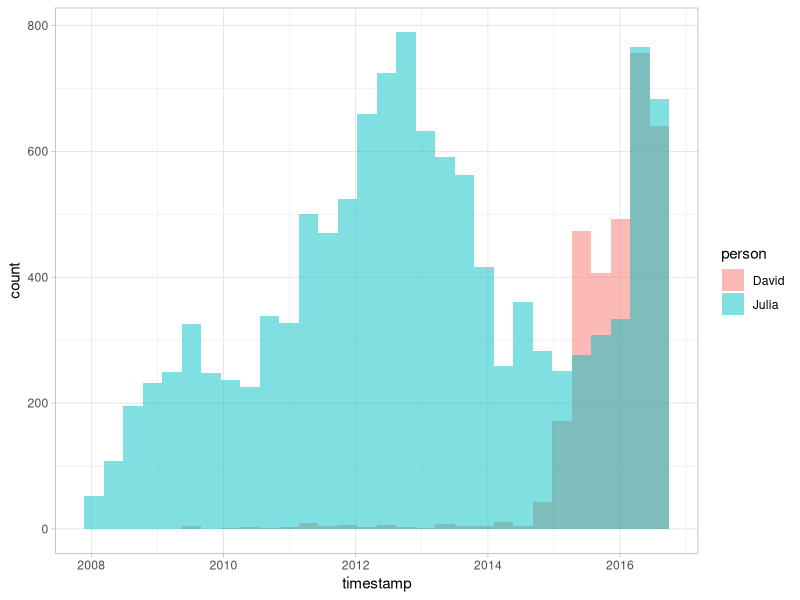
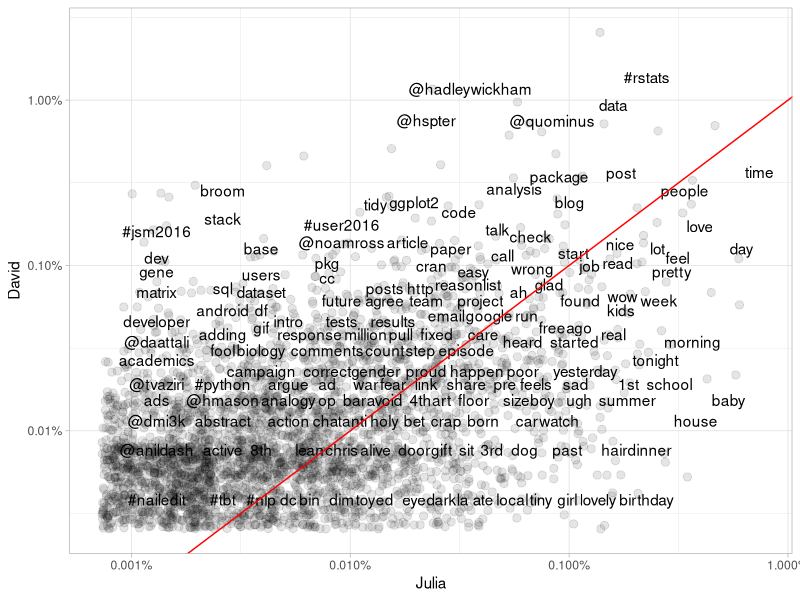
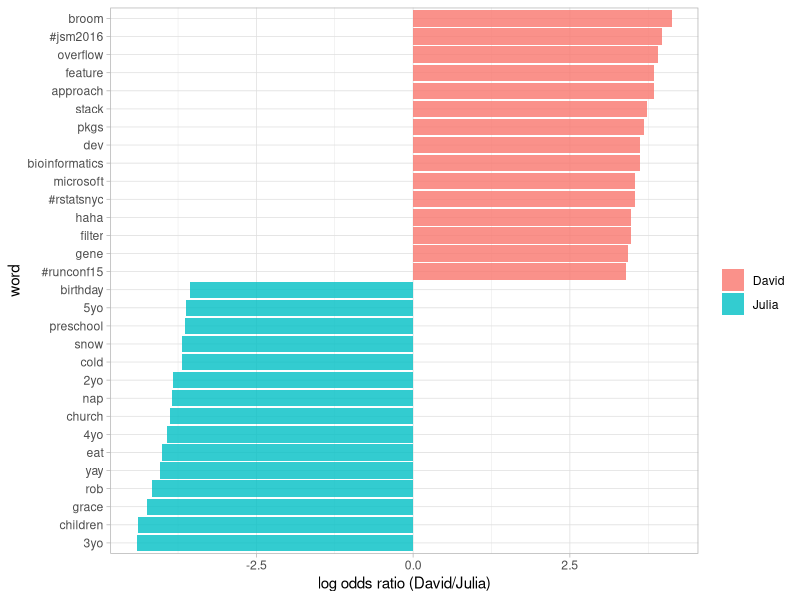

Write the R code that produced these figures, in order.
## ---- chunk 1
library(knitr)
opts_chunk$set(message = FALSE, warning = FALSE, cache = TRUE)
options(width = 100, dplyr.width = 100)
library(ggplot2)
theme_set(theme_light())
## ---- chunk 2
library(lubridate)
library(ggplot2)
library(dplyr)

tweets_julia <- read.csv("data/tweets_julia.csv", stringsAsFactors = FALSE)
tweets_dave <- read.csv("data/tweets_dave.csv", stringsAsFactors = FALSE)
# take out the timezone thing if we don't do anything with times of day
tweets_julia$timestamp <- with_tz(ymd_hms(tweets_julia$timestamp), 
                                  "America/Denver")
tweets_dave$timestamp <- with_tz(ymd_hms(tweets_dave$timestamp), 
                                 "America/New_York")
tweets <- bind_rows(tweets_julia %>% 
                      mutate(person = "Julia"),
                    tweets_dave %>% 
                      mutate(person = "David"))

ggplot(tweets, aes(x = timestamp, fill = person)) +
  geom_histogram(alpha = 0.5, position = "identity")
## ---- chunk 3
library(tidytext)
library(stringr)

reg <- "([^A-Za-z_\\d#@']|'(?![A-Za-z_\\d#@]))"
tidy_tweets <- tweets %>% 
  mutate(text = str_replace_all(text, "https://t.co/[A-Za-z\\d]+|http://[A-Za-z\\d]+|&amp;|&lt;|&gt;|RT", "")) %>%
  unnest_tokens(word, text, token = "regex", pattern = reg) %>%
  filter(!word %in% stop_words$word,
         str_detect(word, "[a-z]"))
## ---- chunk 4
frequency <- tidy_tweets %>% 
  group_by(person) %>% 
  count(word, sort = TRUE) %>% 
  left_join(tidy_tweets %>% 
              group_by(person) %>% 
              summarise(total = n())) %>%
  mutate(freq = n/total)

frequency
## ---- chunk 5
frequency <- inner_join(frequency %>% 
                          filter(person == "Julia") %>% 
                          rename(Julia = freq),
                        frequency %>% 
                          filter(person == "David") %>% 
                          rename(David = freq),
                        by = "word") %>% 
  ungroup() %>% 
  select(word, Julia, David)

frequency

library(scales)
ggplot(frequency, aes(Julia, David)) +
  geom_jitter(alpha = 0.1, size = 2.5, width = 0.25, height = 0.25) +
  geom_text(aes(label = word), check_overlap = TRUE, vjust = 1.5) +
  scale_x_log10(labels = percent_format()) +
  scale_y_log10(labels = percent_format()) +
  geom_abline(color = "red")
## ---- chunk 6
library(tidyr)
word_ratios <- tidy_tweets %>%
  filter(!str_detect(word, "^@")) %>%
  count(word, person) %>%
  filter(sum(n) >= 5) %>%
  spread(person, n, fill = 0) %>%
  ungroup() %>%
  mutate_each(funs((. + 1) / sum(. + 1)), -word) %>%
  mutate(logratio = log(David / Julia)) %>%
  arrange(desc(logratio))
## ---- chunk 7
word_ratios %>% 
  arrange(abs(logratio))
## ---- chunk 8
word_ratios %>%
  group_by(logratio < 0) %>%
  top_n(15, abs(logratio)) %>%
  ungroup() %>%
  mutate(word = reorder(word, logratio)) %>%
  ggplot(aes(word, logratio, fill = logratio < 0)) +
  geom_bar(alpha = 0.8, stat = "identity") +
  coord_flip() +
  ylab("log odds ratio (David/Julia)") +
  scale_fill_discrete(name = "", labels = c("David", "Julia"))
